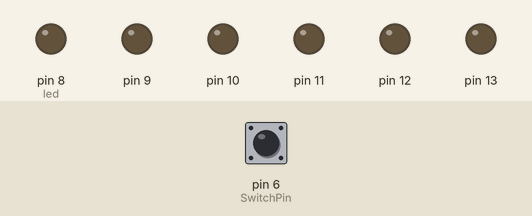
Recording of a sketch running on a simulated Arduino Uno, built with avr-gcc and run on an emulated ATmega328P. Parts: output pins drawn as LEDs (lit = HIGH). Inputs (shaded band) come from the test bench; at power-on: pin 6 (SwitchPin) LOW. What the sketch prints to the serial monitor is not drawn.

Above: at 0.1 s.
At 10.1 s:
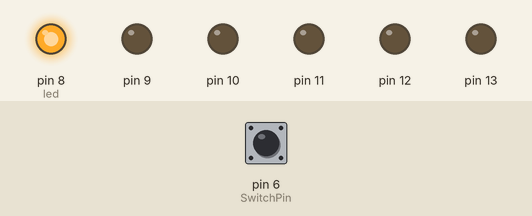
At 20.1 s:
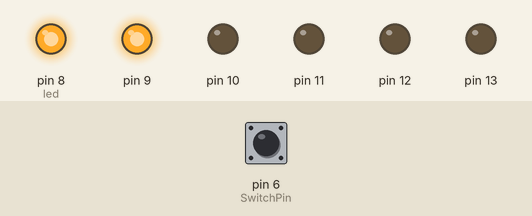
At 30.1 s:
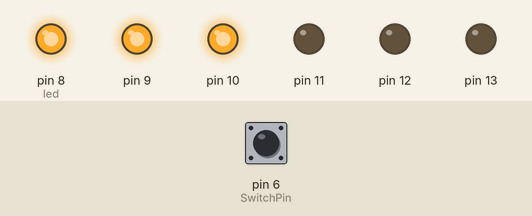
At 40.1 s:
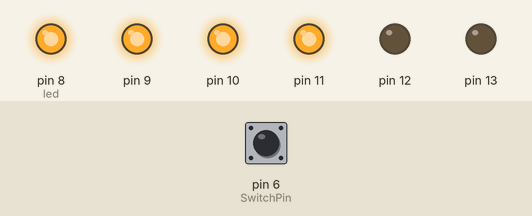
At 60.1 s:
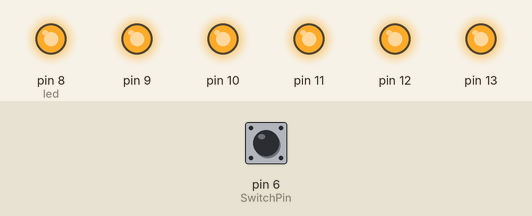
Timing chart, 0 to 61.6 s (numbered marks = the images above):
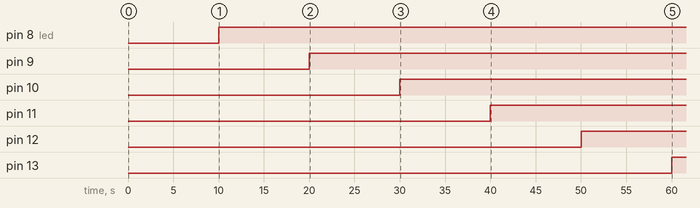

The sketch:

HourGlass.ino
```cpp
#define SwitchPin 6

unsigned long lastTime = 0;

int switchState = 0;
int prevSwitchState = 0;

int led = 8;

long interval = (3600000 * 0) + (60000 * 0) + (1000 * 10); //hours (0) + minutes (0) + secounds (10)

void setup() {
  // put your setup code here, to run once:
  for (int i = 8; i < 14; i++) {
    pinMode(i, OUTPUT);
  }
  pinMode(SwitchPin, INPUT);
  Serial.begin(9600);
}

void loop() {
  // put your main code here, to run repeatedly:
  unsigned  long currentTime = millis();
  if(currentTime - lastTime > interval){
    lastTime = currentTime;
    digitalWrite(led,HIGH);
    led++;
    if(led >= 14){
      led = 8;
    }
  }
  switchState = digitalRead(SwitchPin);
  if(switchState != prevSwitchState){
    for (int i = 8; i < 14; i++) {
      digitalWrite(i, LOW);
    }
    led = 8;
    lastTime = currentTime;
  }
  prevSwitchState = switchState;
  Serial.println(currentTime - lastTime);
}
```

Measured:
- by itself, pin 8 (led): LOW → HIGH at 10.0 s
- by itself, pin 9: LOW → HIGH at 20.0 s
- by itself, pin 10: LOW → HIGH at 30.0 s
- by itself, pin 11: LOW → HIGH at 40.0 s
- by itself, pin 12: LOW → HIGH at 50.0 s
- by itself, pin 13: LOW → HIGH at 60.0 s
